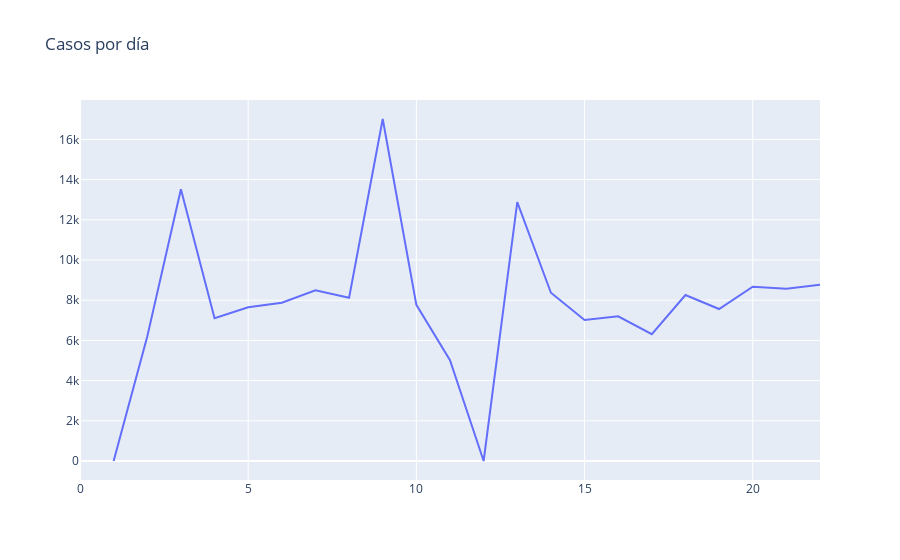

Notebook source saved alongside this figure:
### Code cell
#Casos por día

cases_day_df = dataset[['x', 'Confirmed']]
cases_day_df.rename(columns = {'Confirmed': 'y'}, inplace = True)

cases_day_df.loc[:, 'y'] = cases_day_df['y'].diff()

datos = {'Casos por día': cases_day_df}

curva(datos, 'Casos por día')

### Figure 1 — Plotly figure (JSON) as saved in the notebook; plotly's stock layout.template omitted (floating-point values rounded to 4 significant figures)
{"data": [{"mode": "lines", "name": "Casos por día", "type": "scatter", "x": [0, 1, 2, 3, 4, 5, 6, 7, 8, 9, 10, 11, 12, 13, 14, 15, 16, 17, 18, 19, 20, 21, 22], "y": [null, 0, 6193, 13520, 7106, 7650, 7876, 8495, 8121, 17016, 7768, 5014, 0, 12884, 8372, 7017, 7201, 6311, 8256, 7561, 8673, 8569, 8769]}], "layout": {"title": {"text": "Casos por día"}}}
